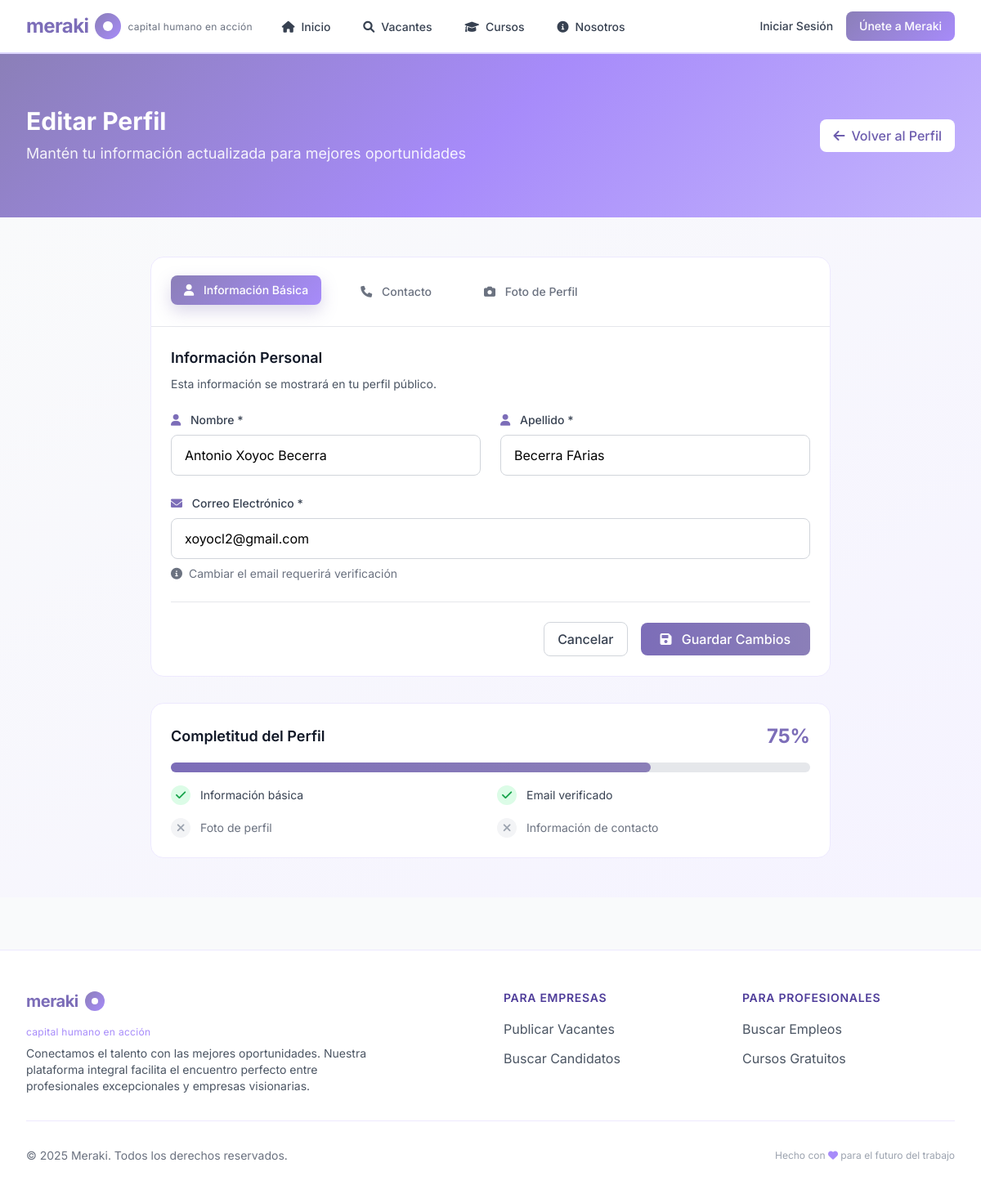
The app's page /accounts/profile/edit/ (signed in), older data.
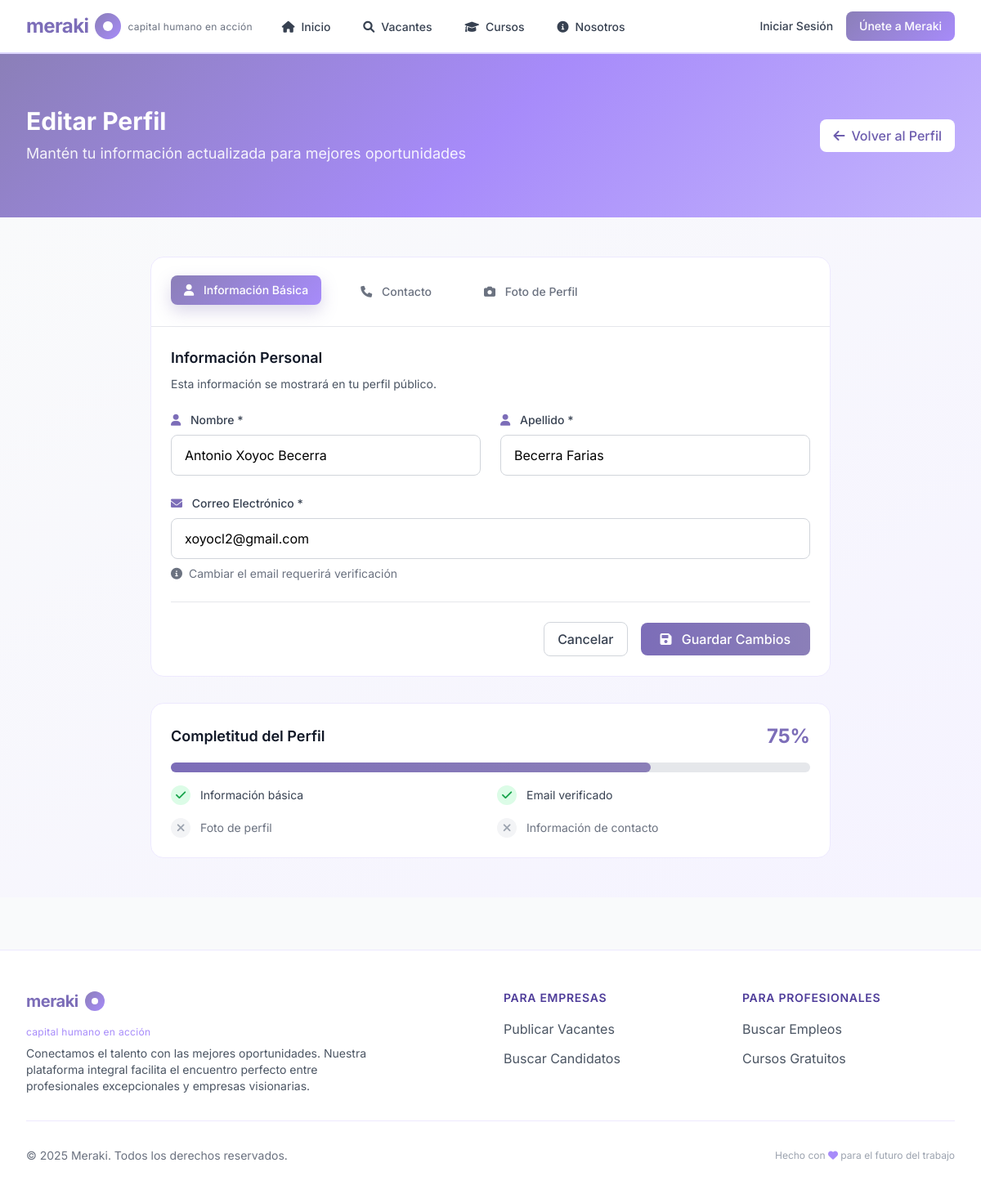
The same page, newer data.
### accounts/models.py (models this page shows, shortened)
class User(AbstractUser):
    USER_TYPES = (
        ('admin', 'Administrador'),
        ('company', 'Empresa'),
        ('applicant', 'Aspirante'),
    )
    user_type = models.CharField(max_length=20, choices=USER_TYPES)
    user_permissions = models.ManyToManyField(Permission, related_name='User', blank=True)
    groups = models.ManyToManyField(Group, related_name='User', blank=True)
    is_verified = models.BooleanField(default=False)
    created_at = models.DateTimeField(auto_now_add=True)
    email = models.EmailField(unique=True)
    USERNAME_FIELD = 'email'
    REQUIRED_FIELDS = ['username', 'first_name', 'last_name']

### accounts/views.py (the view, shortened to what this page needs)
# urls.py: path('profile/edit/', views.ProfileEditView.as_view(), name='profile_edit'),
class ProfileEditView(LoginRequiredMixin, UpdateView):
    model = User
    template_name = 'accounts/profile_edit.html'
    fields = ['first_name', 'last_name', 'email']
    success_url = reverse_lazy('accounts:profile')
    def get_object(self):
        return self.request.user

### templates/accounts/profile_edit.html (shortened to what the changed rows need)
{% extends 'base.html' %}
{% load static %}
{% block content %}
<section class="edit-gradient py-16">
    <div class="max-w-7xl mx-auto px-4 sm:px-6 lg:px-8">
        <div class="flex items-center justify-between">
            <div>
                <h1 class="text-3xl font-bold text-white mb-2">
                    Editar Perfil
                </h1>
            </div>
        </div>
    </div>
</section>
<section class="py-12 bg-gradient-to-br from-gray-50 to-meraki-50">
    <div class="max-w-4xl mx-auto px-4 sm:px-6 lg:px-8">
        <div class="form-card rounded-2xl border border-meraki-100 mb-8">
            <div id="basic-info" class="tab-content active">
                <div class="p-6">
                    <form method="post" class="space-y-6" id="basicInfoForm">
                        <div class="grid grid-cols-1 md:grid-cols-2 gap-6">
                            <div>
                                <label for="id_first_name" class="block text-sm font-medium text-gray-700 mb-2">
                                    <i class="fas fa-user text-meraki-600 mr-2"></i>
                                    Nombre *
                                </label>
                                <input type="text" name="first_name" value="{{ user.first_name }}" required
                                       class="form-input w-full px-4 py-3 border border-gray-300 rounded-lg focus:ring-meraki-500 focus:border-meraki-500 transition-colors duration-200"
                                       placeholder="Tu nombre">
                            </div>
                            <div>
                                <label for="id_last_name" class="block text-sm font-medium text-gray-700 mb-2">
                                    <i class="fas fa-user text-meraki-600 mr-2"></i>
                                    Apellido *
                                </label>
                                <input type="text" name="last_name" value="{{ user.last_name }}" required
                                       class="form-input w-full px-4 py-3 border border-gray-300 rounded-lg focus:ring-meraki-500 focus:border-meraki-500 transition-colors duration-200"
                                       placeholder="Tu apellido">
                            </div>
                        </div>
                        <div>
                            <label for="id_email" class="block text-sm font-medium text-gray-700 mb-2">
                                <i class="fas fa-envelope text-meraki-600 mr-2"></i>
                                Correo Electrónico *
                            </label>
                            <input type="email" name="email" value="{{ user.email }}" required
                                   class="form-input w-full px-4 py-3 border border-gray-300 rounded-lg focus:ring-meraki-500 focus:border-meraki-500 transition-colors duration-200"
                                   placeholder="correo@ejemplo.com">
                            <p class="mt-2 text-sm text-gray-500">
                                <i class="fas fa-info-circle mr-1"></i>
                                Cambiar el email requerirá verificación
                            </p>
                        </div>
                    </form>
                </div>
            </div>
        </div>
    </div>
</section>
{% endblock %}

Row changes from the older to the newer data that the page shows:
changed User "Antonio Xoyoc Becerra": last_name "Becerra FArias" → "Becerra Farias"
